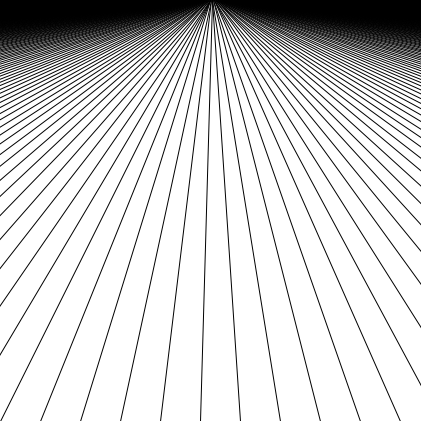
Frame 1 (no input)
Frame 60 (the mouse pressed at the canvas centre just before this capture): identical to frame 1, image omitted
Frame 120 (the mouse held since frame 60 and released just before this capture): identical to frame 1, image omitted

The Processing sketch that drew this single still picture (run headless with seeded random() and noise(); from frame 60 on, the mouse is pressed at the canvas centre):

// Processing sketch: horizon
// ── horizon.pde


void setup() {
  size(421, 421);
  smooth();
  background(255);

  float a=20;
  for (int i=0-100000; i<=width+100000; i=i+40) {
    
    line(width/2+i/100, 0, i, height); //vertical
  }
//  for (int j=height; j>=-500; j=int(j-a)) {
//       println(a);
//      a=a-0.5;
//
//     
//      line(0, j, width, j); //horizontal
//    }
}


void draw() {
  //  for(int i=0;i<width;i=i+10){
  //    for(int j=0; j<height;j=j+10){
  //      line(0,i,width,i);
  //      line(j,0,j,height);
  //    }
  //  }


  save("horizon.jpg");
}
